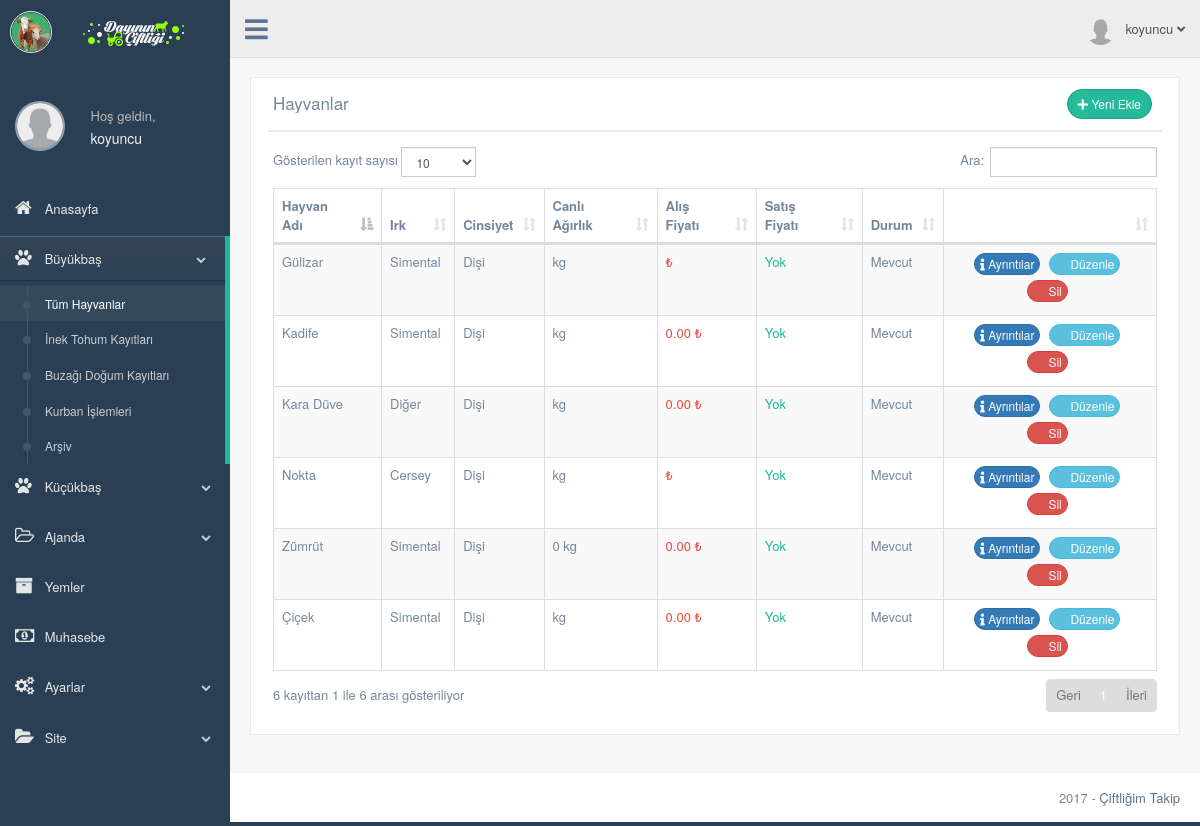
Page /production/hayvanlar.php (signed in) on the committed database.
### tables this page shows
CREATE TABLE `kullanici` (
  `kullanici_id` int(11) NOT NULL,
  `kullanici_adi` varchar(50) NOT NULL,
  `kullanici_sifre` varchar(50) NOT NULL,
  `kullanici_adsoyad` varchar(50) NOT NULL DEFAULT 'Ad Soyad',
  `kullanici_eposta` varchar(50) NOT NULL,
  `kullanici_gorsel` varchar(250) NOT NULL DEFAULT 'images/kullanici/kullanici.png',
  `kullanici_kayittarihi` datetime NOT NULL,
  `kullanici_yetki` int(1) NOT NULL DEFAULT '2',
  `kullanici_durum` int(1) NOT NULL
);

CREATE TABLE `hayvan` (
  `hayvan_id` int(11) NOT NULL,
  `kullanici_id` int(11) NOT NULL,
  `hayvan_kupeno` varchar(50) NOT NULL,
  `hayvan_adi` varchar(25) DEFAULT NULL,
  `hayvan_irk` int(2) DEFAULT NULL,
  `hayvan_cinsiyet` int(1) DEFAULT NULL,
  `hayvan_kayittarihi` datetime NOT NULL DEFAULT CURRENT_TIMESTAMP,
  `hayvan_dogumtarihi` date DEFAULT NULL,
  `hayvan_olumtarihi` date DEFAULT NULL,
  `hayvan_alistarihi` date DEFAULT NULL,
  `hayvan_satistarihi` date DEFAULT NULL,
  `hayvan_alisfiyati` decimal(10,2) DEFAULT NULL,
  `hayvan_satisfiyati` decimal(10,2) DEFAULT NULL,
  `hayvan_rasyon` int(11) DEFAULT NULL,
  `hayvan_bakim` int(11) DEFAULT NULL,
  `hayvan_not` int(11) DEFAULT NULL,
  `ana_id` int(1) DEFAULT NULL,
  `buzagi_goster` int(1) DEFAULT '0',
  `hayvan_durum` int(11) DEFAULT '1'
);

CREATE TABLE `irk` (
  `irk_id` int(2) NOT NULL,
  `irk_adi` varchar(25) NOT NULL,
  `irk_ozellikleri` int(2) DEFAULT NULL
);

CREATE TABLE `tartim` (
  `tartim_id` int(11) NOT NULL,
  `kullanici_id` int(11) NOT NULL,
  `hayvan_id` int(11) NOT NULL,
  `tartim_kilo` int(3) DEFAULT NULL,
  `tartim_tarihi` datetime NOT NULL DEFAULT CURRENT_TIMESTAMP,
  `tartim_aciklama` varchar(1000) DEFAULT NULL
);

### production/hayvanlar.php (the view, shortened to what this page needs)
<?php
    include 'header.php';
    $hayvansorgu=$db->prepare("SELECT * FROM hayvan WHERE kullanici_id=:id and hayvan_durum=1 ORDER BY hayvan_kayittarihi ASC");
    $hayvansorgu->execute(array(
        'id' => $kullanici_id
        ));
    $irksorgu=$db->prepare("SELECT * FROM irk WHERE irk_id=:id");
    $tartimsorgu=$db->prepare("SELECT * FROM tartim WHERE kullanici_id=:k_id and hayvan_id=:h_id ORDER BY tartim_tarihi DESC");
?>
        <div class="right_col" role="main">
          <div class="">
            <div class="page-title">
              <div class="title_left">
              </div>
            </div>
            <div class="clearfix"></div>
            <div class="row">
              <div class="col-md-12 col-sm-12 col-xs-12">
                <div class="x_panel">
                  <div class="x_title">
                    <h2>Hayvanlar</h2>
                    <div class=" text-right">
                      <a href="hayvan-ekle.php" class="btn btn-round btn-success btn-sm"><i class="fa fa-plus" aria-hidden="true"></i> Yeni Ekle</a>
                    </div>
                  </div>
                  <div class="x_content">
                    <table id="datatable" class="table table-striped table-bordered">
                      <thead>
                        <tr>
                          <th>Hayvan Adı</th>
                          <th class="col-md-1 col-sm-1">Irk</th>
                          <th class="col-md-1 col-sm-1">Cinsiyet</th>
                          <th >Canlı Ağırlık</th>
                          <th class="">Alış Fiyatı</th>
                          <th class="">Satış Fiyatı</th>
                          <th class="">Durum</th>
                          <th ></th>
                        </tr>
                      </thead>
                      <tbody>
                      <?php while ($hayvancek=$hayvansorgu->fetch(PDO::FETCH_ASSOC)) { ?>
                        <tr>
                          <td><?php echo $hayvancek['hayvan_adi']; ?></td>
                          <td>
                          <?php
                            $irksorgu->execute(array(
                              'id' => $hayvancek['hayvan_irk']
                              ));
                            $irkcek=$irksorgu->fetch(PDO::FETCH_ASSOC);
                            echo $irkcek['irk_adi'];
                          ?>
                          </td>
                          <td>
                          <?php
                            if($hayvancek['hayvan_cinsiyet']=='1'){
                              echo "Erkek";
                            }else{
                              echo "Dişi";
                            }
                          ?>
                          </td>
                          <td>
                            <?php
                                  $tartimsorgu->execute(array(
                                    'k_id' => $kullanici_id,
                                    'h_id' => $hayvancek['hayvan_id']
                                    ));
                                  $tartimcek=$tartimsorgu->fetch(PDO::FETCH_ASSOC);
                                  echo $tartimcek['tartim_kilo']." kg";
                            ?>
                          </td>
                          <td class="red"><?php echo $hayvancek['hayvan_alisfiyati']." ₺"; ?></td>
                          <td class="green">
                            <?php
                              if ($hayvancek['hayvan_satisfiyati']>0) {
                                echo $hayvancek['hayvan_satisfiyati']." ₺";
                              } else {
                                echo "Yok";
                              }
                            ?>
                          </td>
                          <td>
                            <?php
                              if($hayvancek['hayvan_durum']=='1'){
                                echo "Mevcut";
                              }elseif($hayvancek['hayvan_durum']=='2'){
                                echo "Satıldı";
                              }else{
                                echo "Öldü";
                              }
                            ?>
                          </td>
                          <td class="text-center">
                            <a href="hayvan-profil.php?hayvan_id=<?php echo $hayvancek['hayvan_id']; ?>" class="btn btn-round btn-primary btn-xs"><i class="fa fa-info" aria-hidden="true"></i> Ayrıntılar</a>
                            <a href="hayvan-duzenle.php?hayvan_id=<?php echo $hayvancek['hayvan_id']; ?>" class="btn btn-round btn-info btn-xs"><i class="fa fa-pencil" aria-hidden="true"></i> Düzenle</a>
                            <a href="../islem.php?hayvansil=true&hayvan_id=<?php echo $hayvancek['hayvan_id']; ?>" class="btn btn-round btn-danger btn-xs"><i class="fa fa-trash-o" aria-hidden="true"></i> Sil</a>
                          </td>
                        </tr>
                       <?php } ?>
                      </tbody>
                    </table>
                  </div>
                </div>
              </div>
            </div>
          </div>
        </div>
        <?php include 'footer.php'; ?>

### production/header.php (shortened to what this page needs)
<?php
  include '../baglan.php';
  $kullanicisorgu=$db->prepare("SELECT * FROM kullanici WHERE kullanici_adi=:kullanici");
  $kullanicisorgu->execute(array(
        'kullanici' => $_SESSION['kullanici_adi']
      ));
  $kullanicicek=$kullanicisorgu->fetch(PDO::FETCH_ASSOC);
 ?>
<!DOCTYPE html>
<html lang="tr">
  <head>
    <link href="../vendors/bootstrap/dist/css/bootstrap.min.css" rel="stylesheet">
    <link href="../vendors/font-awesome/css/font-awesome.min.css" rel="stylesheet">
    <link rel="stylesheet" href="https://use.fontawesome.com/releases/v5.0.13/css/all.css">
    <link rel="stylesheet" href="css/style-print.css" media="print" type="text/css">
    <link href="../vendors/nprogress/nprogress.css" rel="stylesheet">
    <link href="../vendors/iCheck/skins/flat/green.css" rel="stylesheet">
    <link href="../vendors/malihu-custom-scrollbar-plugin/jquery.mCustomScrollbar.min.css" rel="stylesheet"/>
    <link href="../vendors/datatables.net-bs/css/dataTables.bootstrap.min.css" rel="stylesheet">
    <link href="../vendors/datatables.net-buttons-bs/css/buttons.bootstrap.min.css" rel="stylesheet">
    <link href="../vendors/datatables.net-fixedheader-bs/css/fixedHeader.bootstrap.min.css" rel="stylesheet">
    <link href="../vendors/datatables.net-responsive-bs/css/responsive.bootstrap.min.css" rel="stylesheet">
    <link href="../vendors/datatables.net-scroller-bs/css/scroller.bootstrap.min.css" rel="stylesheet">
    <link href="../build/css/custom.min.css" rel="stylesheet">
    <link href="../build/css/main.css" rel="stylesheet">
  </head>
  <body class="nav-md">
    <div class="container body">
      <div class="main_container">
        <div class="col-md-3 left_col menu_fixed">
          <div class="left_col scroll-view">
            <div class="navbar nav_title" style="border: 0;">
              <a href="index.html" class="site_title"><i class="fa"><img src="../images/eks-genel/eks-logo-ikon.png" width="40px" height="auto" alt=""></i> <span><img src="images/logo.png" style="margin-left:20px"alt=""></span></a>
            </div>
            <?php include 'sidebar.php'; ?>
        <div class="top_nav"  id="yazdirma">
          <div class="nav_menu">
            <nav class="">
              <div class="nav toggle">
                <a id="menu_toggle"><i class="fa fa-bars"></i></a>
              </div>
              <ul class="nav navbar-nav navbar-right">
                <li class="">
                  <a href="javascript:;" class="user-profile dropdown-toggle" data-toggle="dropdown" aria-expanded="false">
                    <img src="<?php echo $kullanicicek['kullanici_gorsel']; ?>" alt=""><?php echo $_SESSION['kullanici_adi'] ?>
                    <span class=" fa fa-angle-down"></span>
                  </a>
                </li>
              </ul>
            </nav>
          </div>
        </div>

### production/sidebar.php (shortened to what this page needs)
<br>
            <div class="profile clearfix">
              <div class="profile_pic text-center" style="margin-top: 25px; ">
                <a href="profil.php"><img src="<?php echo $kullanicicek['kullanici_gorsel']; ?>" alt="" style="width: 50px; height: 50px; max-width: 50px; max-height: 50px; -webkit-border-radius: 50%; -moz-border-radius: 50%; border-radius: 50%; border: 2px solid rgba(255,255,255,0.5);" ></a>
              </div>
              <div class="profile_info">
                <span>Hoş geldin,</span>
                <a href="profil.php"><h2><?php echo $_SESSION['kullanici_adi'] ?></h2></a>
              </div>
              <div class="clearfix"></div>
            </div>
            <br />
            <div id="sidebar-menu" class="main_menu_side hidden-print main_menu">
              <div class="menu_section">
                <ul class="nav side-menu">
                  <li><a href="index.php"><i class="fa fa-home"></i> Anasayfa </a>
                  </li>
                  <li><a><i class="fa fa-paw"></i> Büyükbaş <span class="fa fa-chevron-down"></span></a>
                    <ul class="nav child_menu">
                      <li><a href="hayvanlar.php">Tüm Hayvanlar</a></li>
                      <li><a href="inek-tohum.php">İnek Tohum Kayıtları</a></li>
                      <li><a href="buzagi-dogum.php">Buzağı Doğum Kayıtları</a></li>
                      <li><a href="kurban.php">Kurban İşlemleri</a></li>
                      <li><a href="hayvan-arsiv.php">Arşiv</a></li>
                    </ul>
                  </li>
                  <li><a><i class="fa fa-paw"></i> Küçükbaş <span class="fa fa-chevron-down"></span></a>
                  </li>
                  <li><a><i class="fa fa-folder-open-o"></i> Ajanda <span class="fa fa-chevron-down"></span></a>
                  </li>
                  <li><a href="yem.php"><i class="fa fa-archive"></i> Yemler </a>
                  </li>
                  <li><a href="muhasebe.php"><i class="fa fa-money"></i> Muhasebe </a>
                  </li>
                  <li><a><i class="fa fa-cogs"></i> Ayarlar <span class="fa fa-chevron-down"></span></a>
                  </li>
                  <li><a><i class="fa fa-folder-open"></i> Site <span class="fa fa-chevron-down"></span></a>
                  </li>
                </ul>
              </div>
            </div>
          </div>
        </div>

### build/css/main.css (style rules this page uses)
.site_title i { border: 1px solid #EAEAEA; padding: 0px 0px !important; border-radius: 50% }

### rows in the picture
kullanici: kullanici_gorsel (placeholder picture)
hayvan: hayvan_adi "Zümrüt", irk.irk_adi "Simental", hayvan_cinsiyet "Dişi", tartim.tartim_kilo "0", hayvan_alisfiyati "0.00", shows "Yok", hayvan_durum "Mevcut"
hayvan: hayvan_adi "Gülizar", irk.irk_adi "Simental", hayvan_cinsiyet "Dişi", shows "Yok", hayvan_durum "Mevcut"
hayvan: hayvan_adi "Nokta", irk.irk_adi "Cersey", hayvan_cinsiyet "Dişi", shows "Yok", hayvan_durum "Mevcut"
hayvan: hayvan_adi "Çiçek", irk.irk_adi "Simental", hayvan_cinsiyet "Dişi", hayvan_alisfiyati "0.00", shows "Yok", hayvan_durum "Mevcut"
hayvan: hayvan_adi "Kadife", irk.irk_adi "Simental", hayvan_cinsiyet "Dişi", hayvan_alisfiyati "0.00", shows "Yok", hayvan_durum "Mevcut"
hayvan: hayvan_adi "Kara Düve", irk.irk_adi "Diğer", hayvan_cinsiyet "Dişi", hayvan_alisfiyati "0.00", shows "Yok", hayvan_durum "Mevcut"

### other values in the picture
$_SESSION['kullanici_adi'] "koyuncu"
